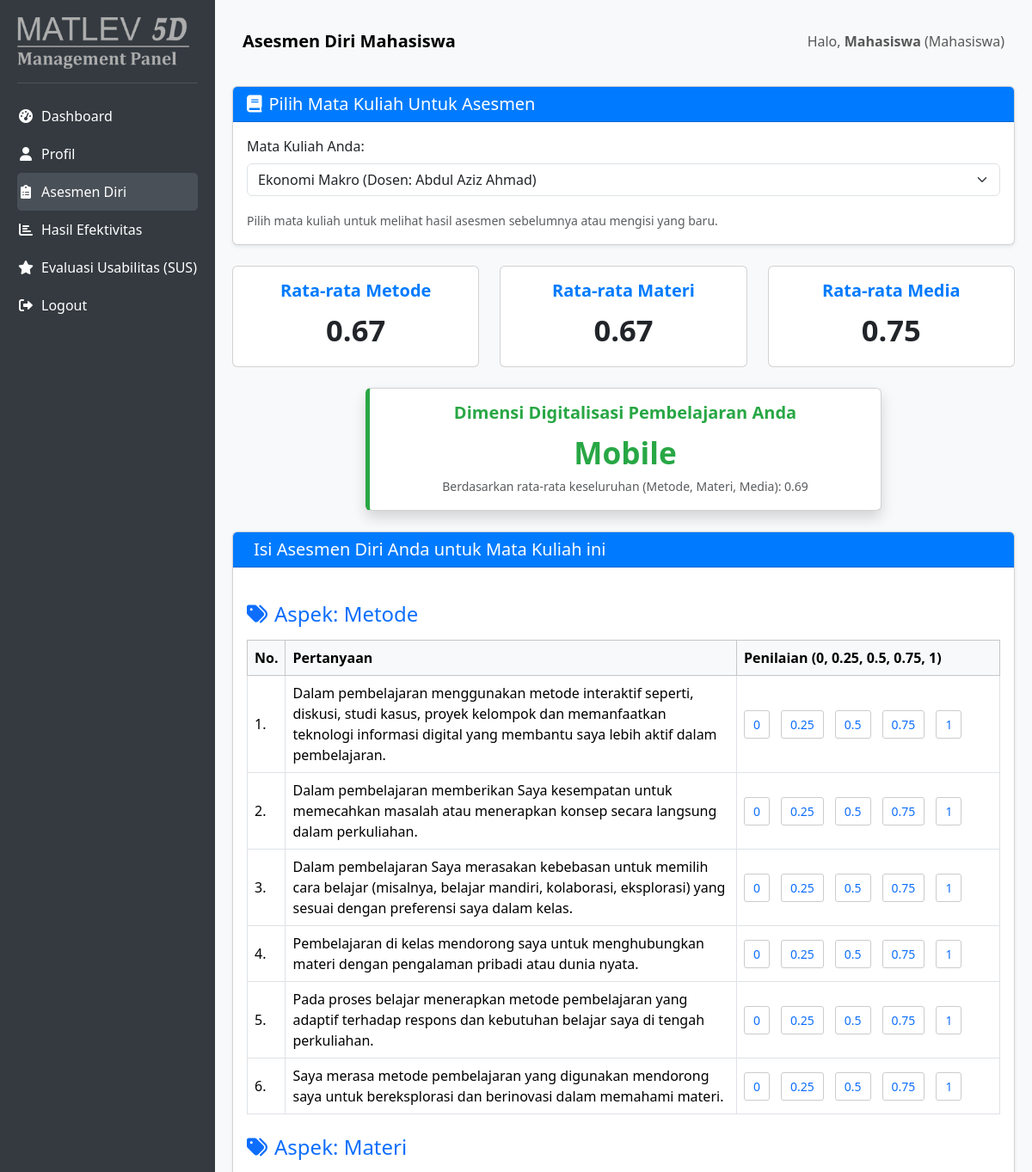
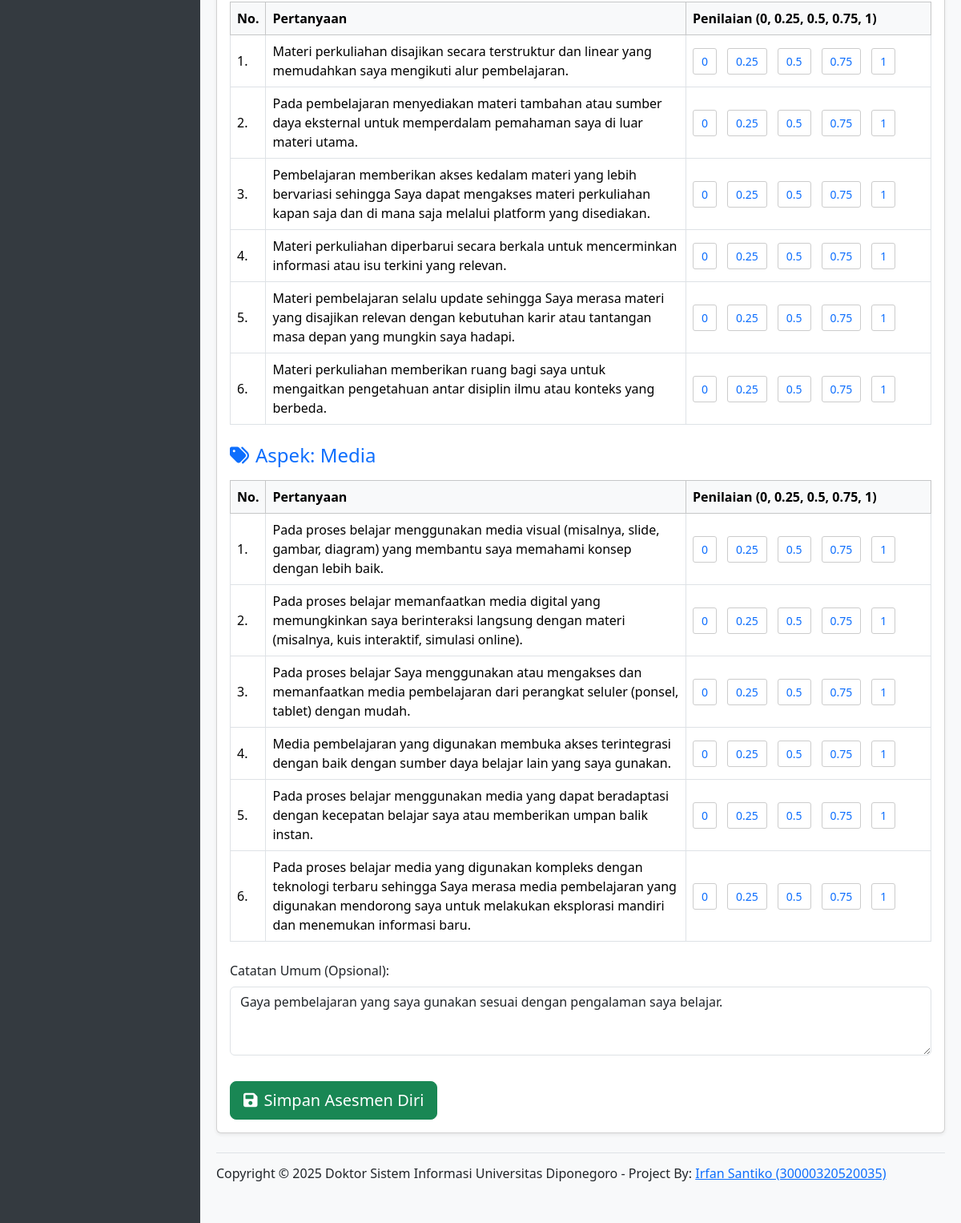
/views/mahasiswa/mahasiswa_asesmen_diri.php?course_id=31 (signed in), run on the app's committed database (2 pictures, top to bottom).
### tables this page shows
CREATE TABLE `self_assessments_3m` (
  `id` int(11) NOT NULL,
  `user_id` int(11) NOT NULL,
  `course_id` int(11) DEFAULT NULL,
  `user_role_at_assessment` varchar(50) NOT NULL,
  `metode_score` decimal(5,2) NOT NULL,
  `materi_score` decimal(5,2) NOT NULL,
  `media_score` decimal(5,2) NOT NULL,
  `overall_3m_score` decimal(5,2) NOT NULL,
  `notes` text DEFAULT NULL,
  `classified_temus_id` int(11) NOT NULL,
  `assessment_date` date NOT NULL,
  `created_at` timestamp NULL DEFAULT current_timestamp()
);

CREATE TABLE `assessment_questions` (
  `id` int(11) NOT NULL,
  `question_type_id` int(11) NOT NULL,
  `aspect_id` int(11) NOT NULL,
  `question_text` text NOT NULL,
  `is_active` tinyint(1) DEFAULT 1,
  `order_index` int(11) DEFAULT NULL,
  `created_at` timestamp NULL DEFAULT current_timestamp()
);

### views/mahasiswa/mahasiswa_asesmen_diri.php (the view, shortened to what this page needs)
<?php
require_once '../../config/database.php';
$user_id = $_SESSION['user_id'];
$full_name_session = $_SESSION['full_name'] ?? 'Mahasiswa';
$role_name_session = $_SESSION['role_name'] ?? 'Mahasiswa';
$questions_by_aspect = [];
$assessment_aspects = [];
$existing_notes_general = '';
$current_self_assessment_scores = [
    'metode_score' => 0.00,
    'materi_score' => 0.00,
    'media_score' => 0.00,
    'overall_3m_score' => 0.00,
    'dimension_name' => 'Belum Mengukur'
];
$courses_taken = [];
try {
    $stmt_courses = $pdo->prepare("
        SELECT
            c.id, c.course_name, c.semester,
            dd.full_name AS dosen_name -- Ambil nama dosen pengampu
        FROM
            mahasiswa_courses mc
        JOIN
            courses c ON mc.course_id = c.id
        LEFT JOIN
            dosen_courses dc ON c.id = dc.course_id
        LEFT JOIN
            dosen_details dd ON dc.dosen_id = dd.user_id
        WHERE mc.mahasiswa_id = :user_id
        ORDER BY c.course_name
    ");
    $stmt_courses->execute([':user_id' => $user_id]);
    $courses_taken = $stmt_courses->fetchAll(PDO::FETCH_ASSOC);
} catch (PDOException $e) {
    error_log("Error fetching student courses for assessment: " . $e->getMessage());
    $error = "Terjadi kesalahan saat memuat daftar mata kuliah: " . $e->getMessage();
}
try {
    $stmt_aspects = $pdo->query("SELECT id, aspect_name FROM assessment_aspects ORDER BY id");
    $assessment_aspects = $stmt_aspects->fetchAll(PDO::FETCH_ASSOC);
    $stmt_questions = $pdo->prepare("
        SELECT id, aspect_id, question_text
        FROM assessment_questions
        WHERE question_type_id = 3 AND is_active = 1
        ORDER BY aspect_id, order_index
    ");
    $stmt_questions->execute();
    $raw_questions = $stmt_questions->fetchAll(PDO::FETCH_ASSOC);
    foreach ($raw_questions as $q) {
        $questions_by_aspect[$q['aspect_id']][] = $q;
    }
} catch (PDOException $e) {
    error_log("Error fetching aspects or questions: " . $e->getMessage());
    $error = "Terjadi kesalahan saat memuat pertanyaan asesmen: " . $e->getMessage();
}
$selected_course_id = $_GET['course_id'] ?? null;
if ($selected_course_id) {
    $selected_course_id = htmlspecialchars($selected_course_id, ENT_QUOTES, 'UTF-8');
    try {
        $stmt_existing_self_assessment = $pdo->prepare("
            SELECT
                id AS self_assessment_id,
                metode_score,
                materi_score,
                media_score,
                overall_3m_score,
                notes,
                classified_temus_id
            FROM self_assessments_3m
            WHERE user_id = :user_id AND course_id = :course_id AND user_role_at_assessment = 'Mahasiswa'
            ORDER BY assessment_date DESC, created_at DESC
            LIMIT 1
        ");
        $stmt_existing_self_assessment->execute([
            ':user_id' => $user_id,
            ':course_id' => $selected_course_id
        ]);
        $existing_self_assessment = $stmt_existing_self_assessment->fetch(PDO::FETCH_ASSOC);
        if ($existing_self_assessment) {
            $current_self_assessment_scores['metode_score'] = (float)$existing_self_assessment['metode_score'];
            $current_self_assessment_scores['materi_score'] = (float)$existing_self_assessment['materi_score'];
            $current_self_assessment_scores['media_score'] = (float)$existing_self_assessment['media_score'];
            $current_self_assessment_scores['overall_3m_score'] = (float)$existing_self_assessment['overall_3m_score'];
            $existing_notes_general = $existing_self_assessment['notes'];
            if ($existing_self_assessment['classified_temus_id']) {
                $stmt_dimension_name = $pdo->prepare("SELECT dimension_name FROM temus_dimensions WHERE id = :id");
                $stmt_dimension_name->execute([':id' => $existing_self_assessment['classified_temus_id']]);
                $dimension_name_from_db = $stmt_dimension_name->fetchColumn();
                $current_self_assessment_scores['dimension_name'] = $dimension_name_from_db ?: 'Tidak Terdefinisi';
            } else {
                $current_self_assessment_scores['dimension_name'] = 'Belum Mengukur';
            }
        }
    } catch (PDOException $e) {
        error_log("Error fetching self-assessment data for student: " . $e->getMessage());
        $error = "Terjadi kesalahan saat memuat data asesmen diri: " . $e->getMessage();
    }
}
?>
<!DOCTYPE html>
<html lang="en">
<head>
    <link href="https://cdn.jsdelivr.net/npm/bootstrap@5.3.3/dist/css/bootstrap.min.css" rel="stylesheet">
    <link rel="stylesheet" href="https://cdnjs.cloudflare.com/ajax/libs/font-awesome/6.0.0-beta3/css/all.min.css">
</head>
<body>
    <div id="sidebar">
        <img src="../../assets/img/mgpanel.png" alt="" width="200">
        <hr class="text-white-50">
        <ul class="nav flex-column flex-grow-1">
            <li class="nav-item">
                <a class="nav-link" href="mahasiswa_dashboard.php">
                    <i class="fas fa-fw fa-tachometer-alt me-2"></i>Dashboard
                </a>
            </li>
            <li class="nav-item">
                <a class="nav-link" href="mahasiswa_profile.php">
                    <i class="fas fa-fw fa-user me-2"></i>Profil
                </a>
            </li>
            <li class="nav-item">
                <a class="nav-link active" href="mahasiswa_asesmen_diri.php">
                    <i class="fas fa-fw fa-clipboard-list me-2"></i>Asesmen Diri
                </a>
            </li>
			<li class="nav-item">
                <a class="nav-link" href="mahasiswa_effectiveness_results.php">
                    <i class="fas fa-fw fa-chart-bar me-2"></i>Hasil Efektivitas
                </a>
            </li>
			<li class="nav-item">
                <a class="nav-link" href="mahasiswa_sus_assessment.php">
                    <i class="fas fa-fw fa-star me-2"></i>Evaluasi Usabilitas (SUS)
                </a>
            </li>
            <li class="nav-item">
                <a class="nav-link" href="../../logout.php">
                    <i class="fas fa-fw fa-sign-out-alt me-2"></i>Logout
                </a>
            </li>
        </ul>
    </div>
    <div id="content">
        <nav class="navbar navbar-expand-lg navbar-light bg-light rounded-3 mb-4">
            <div class="container-fluid">
                <a class="navbar-brand" href="#">Asesmen Diri Mahasiswa</a>
                <span class="navbar-text ms-auto">
                    Halo, <strong><?php echo htmlspecialchars($full_name_session); ?></strong> (<?php echo htmlspecialchars($role_name_session); ?>)
                </span>
            </div>
        </nav>
        <div class="card shadow-sm mb-4">
            <div class="card-header card-header-form">
                <h5 class="mb-0"><i class="fas fa-book me-2"></i>Pilih Mata Kuliah Untuk Asesmen</h5>
            </div>
            <div class="card-body">
                <div class="mb-3">
                    <label for="course_select" class="form-label">Mata Kuliah Anda:</label>
                    <select class="form-select" id="course_select">
                        <?php foreach ($courses_taken as $course): ?>
                            <option value="<?php echo htmlspecialchars($course['id']); ?>"
                                <?php echo ($selected_course_id == $course['id']) ? 'selected' : ''; ?>>
                                <?php echo htmlspecialchars($course['course_name']); ?> (Dosen: <?php echo htmlspecialchars($course['dosen_name'] ?? 'Belum Ditentukan'); ?>)
                            </option>
                        <?php endforeach; ?>
                    </select>
                </div>
                <small class="text-muted">Pilih mata kuliah untuk melihat hasil asesmen sebelumnya atau mengisi yang baru.</small>
            </div>
        </div>
        <?php if ($selected_course_id && !empty($questions_by_aspect)): ?>
            <div class="row mb-4">
                <div class="col-md-4">
                    <div class="card info-card text-center">
                        <div class="card-body">
                            <h5 class="card-title">Rata-rata Metode</h5>
                            <p class="card-text">
                                <strong style="font-size: 1.8em;"><?php echo htmlspecialchars(number_format($current_self_assessment_scores['metode_score'], 2)); ?></strong>
                            </p>
                        </div>
                    </div>
                </div>
                <div class="col-md-4">
                    <div class="card info-card text-center">
                        <div class="card-body">
                            <h5 class="card-title">Rata-rata Materi</h5>
                            <p class="card-text">
                                <strong style="font-size: 1.8em;"><?php echo htmlspecialchars(number_format($current_self_assessment_scores['materi_score'], 2)); ?></strong>
                            </p>
                        </div>
                    </div>
                </div>
                <div class="col-md-4">
                    <div class="card info-card text-center">
                        <div class="card-body">
                            <h5 class="card-title">Rata-rata Media</h5>
                            <p class="card-text">
                                <strong style="font-size: 1.8em;"><?php echo htmlspecialchars(number_format($current_self_assessment_scores['media_score'], 2)); ?></strong>
                            </p>
                        </div>
                    </div>
                </div>
            </div>
            <div class="card info-card dimension-card mb-4 shadow">
                <div class="card-body text-center">
                    <h5 class="card-title">Dimensi Digitalisasi Pembelajaran Anda</h5>
                    <p class="card-text">
                        <?php echo htmlspecialchars($current_self_assessment_scores['dimension_name']); ?>
                    </p>
                    <small class="text-muted">Berdasarkan rata-rata keseluruhan (Metode, Materi, Media): <?php echo htmlspecialchars(number_format($current_self_assessment_scores['overall_3m_score'], 2)); ?></small>
                </div>
            </div>
            <div class="card shadow-sm mb-4">
                <div class="card-header card-header-form">
                    <h5 class="mb-0"><i class="fas fa-clipboard-question me-2"></i>Isi Asesmen Diri Anda untuk Mata Kuliah ini</h5>
                </div>
                <div class="card-body">
                    <form action="mahasiswa_asesmen_diri.php" method="POST">
                        <?php
                        $aspect_order = ['Metode', 'Materi', 'Media'];
                        foreach ($aspect_order as $aspect_name_str):
                            $current_aspect_id = null;
                            foreach ($assessment_aspects as $aspect_db) {
                                if ($aspect_db['aspect_name'] == $aspect_name_str) {
                                    $current_aspect_id = $aspect_db['id'];
                                    break;
                                }
                            }
                            if ($current_aspect_id && !empty($questions_by_aspect[$current_aspect_id])):
                        ?>
                                <h4 class="mt-4 mb-3 text-primary"><i class="fas fa-tags me-2"></i>Aspek: <?php echo htmlspecialchars($aspect_name_str); ?></h4>
                                <table class="table table-bordered table-hover align-middle">
                                    <thead class="table-light">
                                        <tr>
                                            <th style="width: 5%;">No.</th>
                                            <th style="width: 60%;">Pertanyaan</th>
                                            <th style="width: 35%;">Penilaian (0, 0.25, 0.5, 0.75, 1)</th>
                                        </tr>
                                    </thead>
                                    <tbody>
                                        <?php $q_num = 1; foreach ($questions_by_aspect[$current_aspect_id] as $question): ?>
                                            <tr>
                                                <td><?php echo $q_num++; ?>.</td>
                                                <td><?php echo htmlspecialchars($question['question_text']); ?></td>
                                                <td>
                                                    <div class="score-options d-flex flex-wrap gap-2">
                                                        <?php
                                                        $scores_options = [0, 0.25, 0.5, 0.75, 1];
                                                        foreach ($scores_options as $val):
                                                            ?>
                                                            <label
                                                                for="q_<?php echo $question['id']; ?>_val_<?php echo str_replace('.', '', (string) $val); ?>"
                                                                class="btn btn-outline-primary btn-sm"><?php echo htmlspecialchars((string) $val); ?></label>
                                                        <?php endforeach; ?>
                                                    </div>
                                                </td>
                                            </tr>
                                        <?php endforeach; ?>
                                    </tbody>
                                </table>
                        <?php else: ?>
                                <p class="text-muted">Tidak ada pertanyaan yang tersedia untuk aspek <?php echo htmlspecialchars($aspect_name_str); ?>.</p>
                        <?php endif; ?>
                        <?php endforeach; ?>
                        <div class="mb-3 mt-4">
                            <label for="notes_general" class="form-label">Catatan Umum (Opsional):</label>
                            <textarea class="form-control" id="notes_general" name="notes_general"
                                rows="3"><?php echo htmlspecialchars($existing_notes_general); ?></textarea>
                        </div>
                        <button type="submit" name="submit_self_assessment" class="btn btn-success btn-lg mt-3">
                            <i class="fas fa-save me-2"></i>Simpan Asesmen Diri
                        </button>
                    </form>
                </div>
            </div>
        <?php elseif ($selected_course_id && empty($questions_by_aspect)): ?>
            <div class="alert alert-danger" role="alert">
                Pertanyaan asesmen untuk mahasiswa belum tersedia atau ada masalah saat memuatnya. Mohon hubungi administrator.
            </div>
        <?php else: ?>
            <div class="alert alert-info" role="alert">
                Silakan pilih mata kuliah dari dropdown di atas untuk memulai atau melihat asesmen diri Anda.
            </div>
        <?php endif; ?>
        <footer class="d-flex flex-wrap justify-content-between align-items-center py-3 my-4 border-top">
            <h6 align="center">Copyright © 2025 Doktor Sistem Informasi Universitas Diponegoro - Project By: <a
                    href="mailto:irfan.santiko@amikompurwokerto.ac.id" target="_blank">Irfan Santiko (30000320520035)</a>
            </h6>
        </footer>
    </div>
</body>
</html>

### data on the page
self_assessments_3m: metode_score "0.67", materi_score "0.67", media_score "0.75", overall_3m_score "0.69", notes_general "Gaya pembelajaran yang saya gunakan sesuai dengan pengalaman saya belajar."
assessment_questions: question_text "Dalam pembelajaran menggunakan metode interaktif seperti, diskusi, studi kasus, proyek kelompok dan memanfaatkan teknologi informasi digital yang membantu saya lebih aktif dalam pembelajaran.", val "0", val "0.25", val "0.5", val "0.75", val "1"
assessment_questions: question_text "Dalam pembelajaran memberikan Saya kesempatan untuk memecahkan masalah atau menerapkan konsep secara langsung dalam perkuliahan.", val "0", val "0.25", val "0.5", val "0.75", val "1"
assessment_questions: question_text "Dalam pembelajaran Saya merasakan kebebasan untuk memilih cara belajar (misalnya, belajar mandiri, kolaborasi, eksplorasi) yang sesuai dengan preferensi saya dalam kelas.", val "0", val "0.25", val "0.5", val "0.75", val "1"
assessment_questions: question_text "Pembelajaran di kelas mendorong saya untuk menghubungkan materi dengan pengalaman pribadi atau dunia nyata.", val "0", val "0.25", val "0.5", val "0.75", val "1"
assessment_questions: question_text "Pada proses belajar menerapkan metode pembelajaran yang adaptif terhadap respons dan kebutuhan belajar saya di tengah perkuliahan.", val "0", val "0.25", val "0.5", val "0.75", val "1"
assessment_questions: question_text "Saya merasa metode pembelajaran yang digunakan mendorong saya untuk bereksplorasi dan berinovasi dalam memahami materi.", val "0", val "0.25", val "0.5", val "0.75", val "1"
assessment_questions: question_text "Materi perkuliahan disajikan secara terstruktur dan linear yang memudahkan saya mengikuti alur pembelajaran.", val "0", val "0.25", val "0.5", val "0.75", val "1"
assessment_questions: question_text "Pada pembelajaran menyediakan materi tambahan atau sumber daya eksternal untuk memperdalam pemahaman saya di luar materi utama.", val "0", val "0.25", val "0.5", val "0.75", val "1"
assessment_questions: question_text "Pembelajaran memberikan akses kedalam materi yang lebih bervariasi sehingga Saya dapat mengakses materi perkuliahan kapan saja dan di mana saja melalui platform yang disediakan.", val "0", val "0.25", val "0.5", val "0.75", val "1"
assessment_questions: question_text "Materi perkuliahan diperbarui secara berkala untuk mencerminkan informasi atau isu terkini yang relevan.", val "0", val "0.25", val "0.5", val "0.75", val "1"
assessment_questions: question_text "Materi pembelajaran selalu update sehingga Saya merasa materi yang disajikan relevan dengan kebutuhan karir atau tantangan masa depan yang mungkin saya hadapi.", val "0", val "0.25", val "0.5", val "0.75", val "1"
assessment_questions: question_text "Materi perkuliahan memberikan ruang bagi saya untuk mengaitkan pengetahuan antar disiplin ilmu atau konteks yang berbeda.", val "0", val "0.25", val "0.5", val "0.75", val "1"
assessment_questions: question_text "Pada proses belajar menggunakan media visual (misalnya, slide, gambar, diagram) yang membantu saya memahami konsep dengan lebih baik.", val "0", val "0.25", val "0.5", val "0.75", val "1"
assessment_questions: question_text "Pada proses belajar memanfaatkan media digital yang memungkinkan saya berinteraksi langsung dengan materi (misalnya, kuis interaktif, simulasi online).", val "0", val "0.25", val "0.5", val "0.75", val "1"
assessment_questions: question_text "Pada proses belajar Saya menggunakan atau mengakses dan memanfaatkan media pembelajaran dari perangkat seluler (ponsel, tablet) dengan mudah.", val "0", val "0.25", val "0.5", val "0.75", val "1"
assessment_questions: question_text "Media pembelajaran yang digunakan membuka akses terintegrasi dengan baik dengan sumber daya belajar lain yang saya gunakan.", val "0", val "0.25", val "0.5", val "0.75", val "1"
assessment_questions: question_text "Pada proses belajar menggunakan media yang dapat beradaptasi dengan kecepatan belajar saya atau memberikan umpan balik instan.", val "0", val "0.25", val "0.5", val "0.75", val "1"
assessment_questions: question_text "Pada proses belajar media yang digunakan kompleks dengan teknologi terbaru sehingga Saya merasa media pembelajaran yang digunakan mendorong saya untuk melakukan eksplorasi mandiri dan menemukan informasi baru.", val "0", val "0.25", val "0.5", val "0.75", val "1"

### other printed values
$full_name_session "Mahasiswa"
$role_name_session "Mahasiswa"
$current_self_assessment_scores['dimension_name'] "Mobile"
$aspect_name_str "Metode"
$aspect_name_str "Materi"
$aspect_name_str "Media"
form field value "Ekonomi Makro (Dosen: Abdul Aziz Ahmad)"
